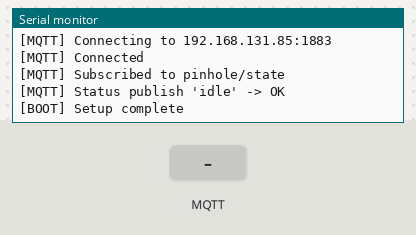
Bench run of a sketch on a simulated ESP32. Shown: the last lines printed to the serial monitor. Inputs (shaded band) come from the test bench. WiFi joins after 1.5 s; servers stay silent unless stated; uploads are accepted with an empty reply; no MQTT or app messages arrive unless stated; the camera gives no picture.

Above: at 4.0 s.
4.1 s: MQTT message "running" arrives on the first subscribed topic
At 5.0 s:
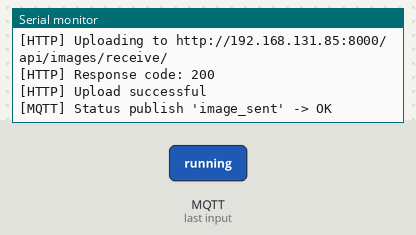
5.6 s: MQTT message "stopped" arrives on the first subscribed topic
At 6.8 s:
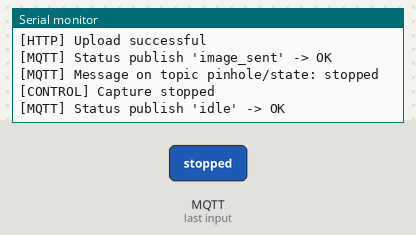
7.1 s: MQTT message "1" arrives on the first subscribed topic
At 8.1 s:
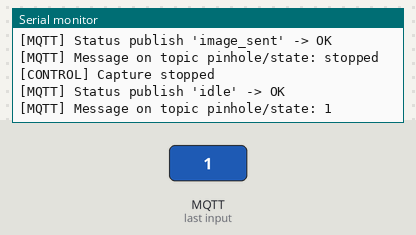
8.6 s: MQTT message "on" arrives on the first subscribed topic
At 9.3 s:
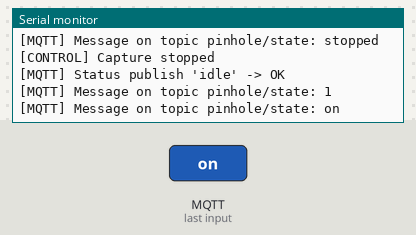
10.1 s: MQTT message "off" arrives on the first subscribed topic
At 10.4 s:
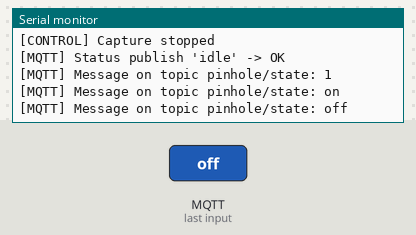

Measured:
- after the input at 4.1 s, the serial monitor: prints a new line at once (image 1)
- after the input at 5.6 s, the serial monitor: prints a new line at once (image 2)
- after the input at 7.1 s, the serial monitor: prints a new line at once (image 3)
- after the input at 8.6 s, the serial monitor: prints a new line at once (image 4)
- after the input at 10.1 s, the serial monitor: prints a new line at once (image 5)

The sketch:

pinhole-detector-espcam.ino
```cpp
#include "esp_camera.h"
#include <WiFi.h>
#include <HTTPClient.h>
#include <PubSubClient.h>

#define PWDN_GPIO_NUM 32
#define RESET_GPIO_NUM -1
#define XCLK_GPIO_NUM 0
#define SIOD_GPIO_NUM 26
#define SIOC_GPIO_NUM 27
#define Y9_GPIO_NUM 35
#define Y8_GPIO_NUM 34
#define Y7_GPIO_NUM 39
#define Y6_GPIO_NUM 36
#define Y5_GPIO_NUM 21
#define Y4_GPIO_NUM 19
#define Y3_GPIO_NUM 18
#define Y2_GPIO_NUM 5
#define VSYNC_GPIO_NUM 25
#define HREF_GPIO_NUM 23
#define PCLK_GPIO_NUM 22

const char *wifiSsid = "pinhole-detector";
const char *wifiPassword = "pinhole123";
const char *serverUrl = "http://192.168.131.85:8000/api/images/receive/";
const char *mqttServer = "192.168.131.85";
const int mqttPort = 1883;
const char *mqttClientId = "pinhole-espcam";
const char *commandTopic = "pinhole/state";
const char *statusTopic = "pinhole/espcam/status";

WiFiClient wifiClient;
PubSubClient mqttClient(wifiClient);

bool capturing = false;
unsigned long lastCaptureAt = 0;
const unsigned long captureIntervalMs = 1000;

void publishStatus(const char *status) {
  if (mqttClient.connected()) {
    bool published = mqttClient.publish(statusTopic, status, true);
    Serial.print("[MQTT] Status publish '");
    Serial.print(status);
    Serial.print("' -> ");
    Serial.println(published ? "OK" : "FAILED");
  } else {
    Serial.print("[MQTT] Cannot publish status, disconnected: ");
    Serial.println(status);
  }
}

void onMqttMessage(char *topic, byte *payload, unsigned int length) {
  String message;
  for (unsigned int i = 0; i < length; i++) {
    message += (char)payload[i];
  }
  message.trim();
  message.toLowerCase();

  Serial.print("[MQTT] Message on topic ");
  Serial.print(topic);
  Serial.print(": ");
  Serial.println(message);

  if (message == "running") {
    capturing = true;
    Serial.println("[CONTROL] Capture started");
    publishStatus("capturing");
  }

  if (message == "stopped") {
    capturing = false;
    Serial.println("[CONTROL] Capture stopped");
    publishStatus("idle");
  }
}

void connectWiFi() {
  Serial.print("[WIFI] Connecting to ");
  Serial.println(wifiSsid);
  WiFi.mode(WIFI_STA);
  WiFi.begin(wifiSsid, wifiPassword);

  while (WiFi.status() != WL_CONNECTED) {
    Serial.print(".");
    delay(500);
  }

  Serial.println();
  Serial.println("[WIFI] Connected");
  Serial.print("[WIFI] IP address: ");
  Serial.println(WiFi.localIP());
  Serial.print("[WIFI] RSSI: ");
  Serial.print(WiFi.RSSI());
  Serial.println(" dBm");
}

void connectMqtt() {
  mqttClient.setServer(mqttServer, mqttPort);
  mqttClient.setCallback(onMqttMessage);

  while (!mqttClient.connected()) {
    Serial.print("[MQTT] Connecting to ");
    Serial.print(mqttServer);
    Serial.print(":");
    Serial.println(mqttPort);

    if (mqttClient.connect(mqttClientId)) {
      Serial.println("[MQTT] Connected");
      mqttClient.subscribe(commandTopic);
      Serial.print("[MQTT] Subscribed to ");
      Serial.println(commandTopic);
      publishStatus("idle");
    } else {
      Serial.print("[MQTT] Connection failed, state=");
      Serial.println(mqttClient.state());
      delay(1000);
    }
  }
}

void setupCamera() {
  Serial.println("[CAMERA] Initializing camera");
  camera_config_t config;
  config.ledc_channel = LEDC_CHANNEL_0;
  config.ledc_timer = LEDC_TIMER_0;
  config.pin_d0 = Y2_GPIO_NUM;
  config.pin_d1 = Y3_GPIO_NUM;
  config.pin_d2 = Y4_GPIO_NUM;
  config.pin_d3 = Y5_GPIO_NUM;
  config.pin_d4 = Y6_GPIO_NUM;
  config.pin_d5 = Y7_GPIO_NUM;
  config.pin_d6 = Y8_GPIO_NUM;
  config.pin_d7 = Y9_GPIO_NUM;
  config.pin_xclk = XCLK_GPIO_NUM;
  config.pin_pclk = PCLK_GPIO_NUM;
  config.pin_vsync = VSYNC_GPIO_NUM;
  config.pin_href = HREF_GPIO_NUM;
  config.pin_sscb_sda = SIOD_GPIO_NUM;
  config.pin_sscb_scl = SIOC_GPIO_NUM;
  config.pin_pwdn = PWDN_GPIO_NUM;
  config.pin_reset = RESET_GPIO_NUM;
  config.xclk_freq_hz = 20000000;
  config.pixel_format = PIXFORMAT_JPEG;
  config.frame_size = FRAMESIZE_UXGA;
  config.jpeg_quality = 10;
  config.fb_count = 2;
  config.grab_mode = CAMERA_GRAB_LATEST;

  esp_err_t cameraStatus = esp_camera_init(&config);
  if (cameraStatus != ESP_OK) {
    Serial.print("[CAMERA] Init failed, error=0x");
    Serial.println(cameraStatus, HEX);
    while (true) {
      delay(1000);
    }
  }

  Serial.println("[CAMERA] Ready");
}

void sendPhoto() {
  Serial.println("[CAPTURE] Taking photo");
  camera_fb_t *frame = esp_camera_fb_get();
  if (!frame) {
    Serial.println("[CAPTURE] Camera frame failed");
    publishStatus("camera_error");
    return;
  }

  Serial.print("[CAPTURE] Frame size: ");
  Serial.print(frame->len);
  Serial.println(" bytes");
  Serial.print("[HTTP] Uploading to ");
  Serial.println(serverUrl);

  HTTPClient http;
  http.begin(serverUrl);
  http.addHeader("Content-Type", "image/jpeg");
  http.addHeader("X-Device-ID", mqttClientId);

  int responseCode = http.POST(frame->buf, frame->len);

  Serial.print("[HTTP] Response code: ");
  Serial.println(responseCode);

  if (responseCode >= 200 && responseCode < 300) {
    Serial.println("[HTTP] Upload successful");
    publishStatus("image_sent");
  } else {
    Serial.print("[HTTP] Upload failed: ");
    Serial.println(http.errorToString(responseCode));
    publishStatus("upload_failed");
  }

  http.end();
  esp_camera_fb_return(frame);
}

void setup() {
  Serial.begin(115200);
  delay(1000);
  Serial.println();
  Serial.println("[BOOT] ESP32-CAM pinhole detector starting");
  Serial.print("[BOOT] Device ID: ");
  Serial.println(mqttClientId);
  setupCamera();
  connectWiFi();
  connectMqtt();
  Serial.println("[BOOT] Setup complete");
}

void loop() {
  if (WiFi.status() != WL_CONNECTED) {
    Serial.println("[WIFI] Disconnected, reconnecting");
    connectWiFi();
  }

  if (!mqttClient.connected()) {
    Serial.println("[MQTT] Disconnected, reconnecting");
    connectMqtt();
  }

  mqttClient.loop();

  if (capturing && millis() - lastCaptureAt >= captureIntervalMs) {
    lastCaptureAt = millis();
    sendPhoto();
  }
}
```
